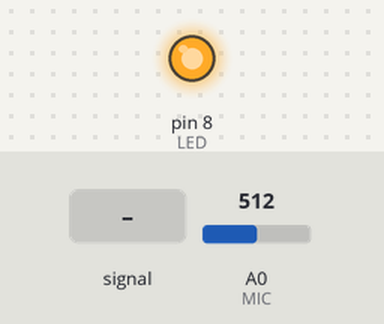
The sketch below on a simulated Arduino Uno, built with avr-gcc and run on an emulated ATmega328P. Shown: output pins drawn as LEDs (lit = HIGH). The test bench sets the inputs (shaded band); at power-on: A0 (MIC) = 512. What the sketch prints to the serial monitor is not drawn.

Above: at 1.2 s.
1.3 s: A0 (MIC) fed a 200 Hz sine of ±460 counts around its level
At 1.89 s:
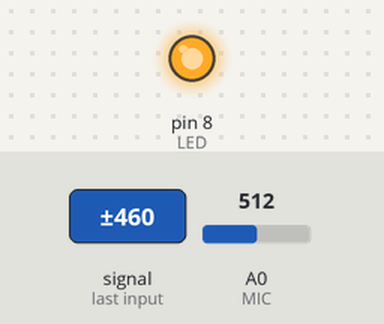
4.3 s: A0 (MIC) set to 716
At 5.4 s:
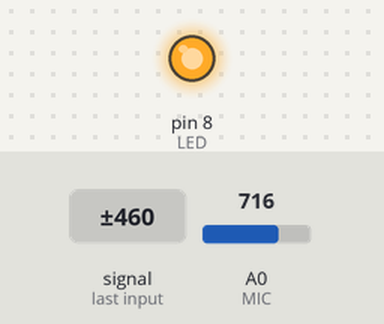
5.8 s: A0 (MIC) set to 137
7.3 s: A0 (MIC) set to 122
At 7.8 s:
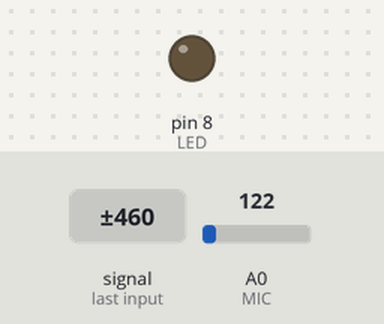
8.8 s: A0 (MIC) set to 306
At 10.0 s:
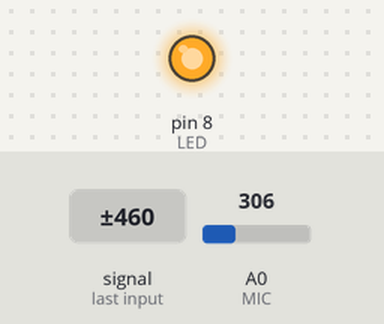
10.3 s: A0 (MIC) fed a 50 Hz sine of ±306 counts around its level
At 10.78 s:
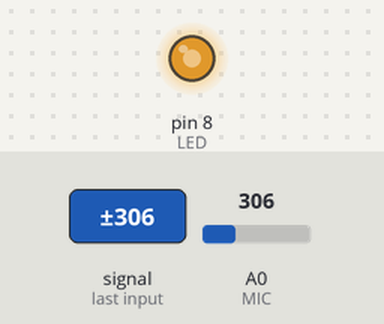
Timing chart, 0 to 14.3 s (numbered marks = the images above; inputs shaded):
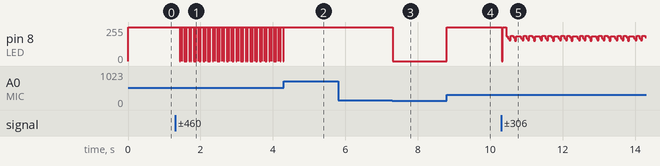

Measured:
- the behaviour switches between 128 and 127 on A0 (MIC) (found by bisection; images 2 and 3)
- after the input at 1.3 s, pin 8 (LED): 255/255 → 0/255 after 0.13 s, then repeats every 0.13 s: 2 × (255/255 0.02 s, 0/255 0.01 s), 255/255 0.07 s, 0/255 0.01 s
- after the input at 4.3 s, pin 8 (LED): stops changing and stays 255/255
- after the input at 7.3 s, pin 8 (LED): 255/255 → 0/255 at once
- after the input at 8.8 s, pin 8 (LED): 0/255 → 255/255 at once

The sketch:

svet_aho.ino
```cpp
int LED = 8;                               //номер ноги светодиода
int MIC = 0;

class a{
 int i;
};

void setup() {
  // put your setup code here, to run once:
Serial.begin(9600);
 //pinMode (LED, OUTPUT);


}


void loop() {
  // put your main code here, to run repeatedly:
   int  val=analogRead(MIC);

  Serial.println(val,DEC);

  analogWrite(LED, val);


}
```
